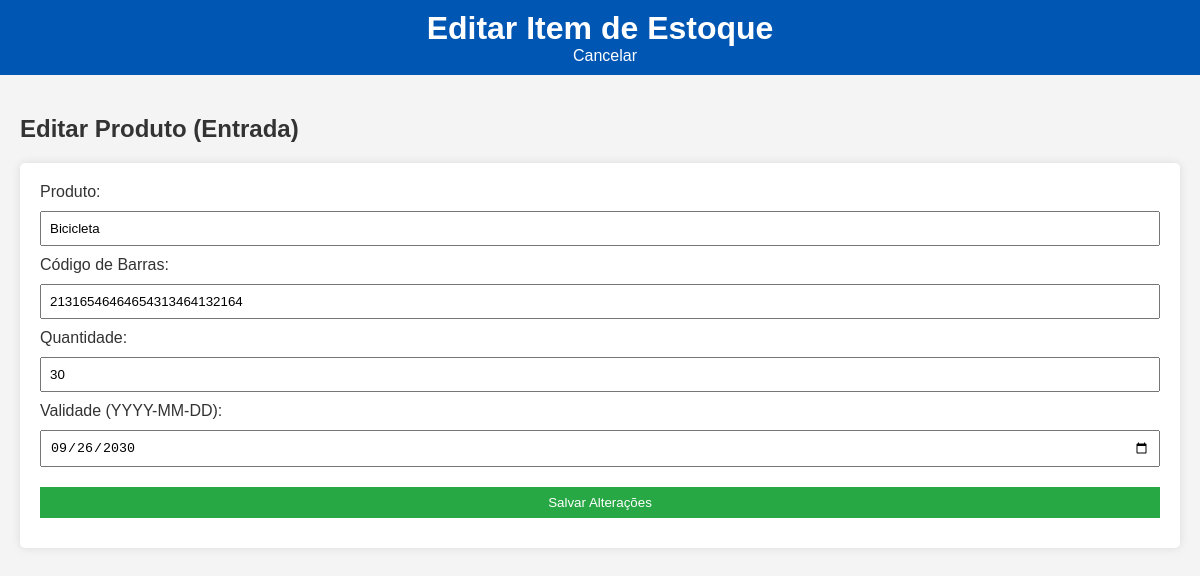
Screenshot of /estoque/editar/3 with the database file from the repository.
### tables this page shows
CREATE TABLE estoque (
                 id INTEGER PRIMARY KEY,
                 produto TEXT,
                 codigo_barras TEXT,
                 quantidade INTEGER,
                 validade DATE);

### app.py (the view, shortened to what this page needs)
@app.route('/estoque/editar/<int:id>', methods=['GET', 'POST'])
def editar_item(id):
    conn = sqlite3.connect('gestao.db')
    c = conn.cursor()
    c.execute("SELECT * FROM estoque WHERE id = ?", (id,))
    item = c.fetchone()
    conn.close()
    return render_template('editar_item.html', item=item)

### templates/editar_item.html (shortened to what this page needs)
<!DOCTYPE html>
<html lang="pt-BR">
<head>
    <link rel="stylesheet" href="{{ url_for('static', filename='style.css') }}">
</head>
<body>
    <header>
        <h1>Editar Item de Estoque</h1>
        <a href="{{ url_for('estoque') }}" class="back-btn">Cancelar</a>
    </header>
    <main>
        <h2>Editar Produto (Entrada)</h2>
        <form method="POST" aria-label="Formulário de edição de produto">
            <label for="produto">Produto:</label>
            <input type="text" id="produto" name="produto" required aria-required="true" value="{{ item[1] }}" ><br>
            <label for="codigo_barras">Código de Barras:</label>
            <input type="text" id="codigo_barras" name="codigo_barras" required aria-required="true" value="{{ item[2] }}"><br>
            <label for="quantidade">Quantidade:</label>
            <input type="number" id="quantidade" name="quantidade" required aria-required="true" value="{{ item[3] }}"><br>
            <label for="validade">Validade (YYYY-MM-DD):</label>
            <input type="date" id="validade" name="validade" required aria-required="true" value="{{ item[4] }}"><br>
            <button type="submit">Salvar Alterações</button>
        </form>
    </main>
</body>
</html>

### static/style.css (style rules this page uses)
body { font-family: Arial, sans-serif; background-color: #f4f4f4; color: #333; margin: 0; padding: 0; }
header { background: #0056b3; color: white; padding: 10px; text-align: center; }
header h1 { margin: 0; }
.back-btn { color: white; text-decoration: none; margin-left: 10px; }
main { padding: 20px; }
form { background: white; padding: 20px; border-radius: 5px; box-shadow: 0 0 10px rgba(0,0,0,0.1); }
input, button { margin: 10px 0; padding: 8px; width: 100%; box-sizing: border-box; }
button { background: #28a745; color: white; border: none; cursor: pointer; }
:root { --contrast-ratio: 4.5; }

### rows the page displays
estoque: produto "Bicicleta", codigo_barras "21316546464654313464132164", quantidade "30", validade "09/26/2030"
